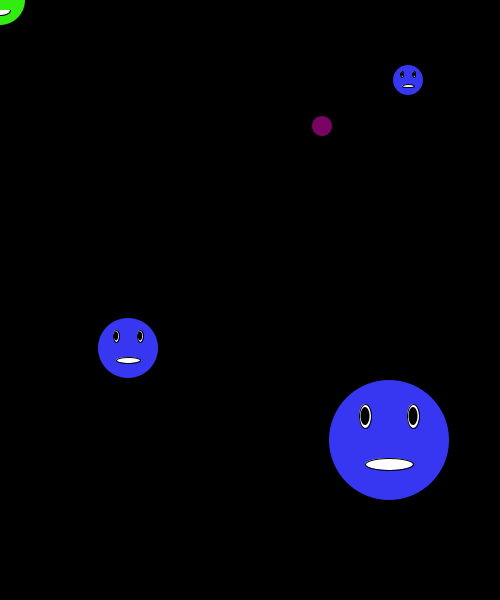
Frame 1 (no input)
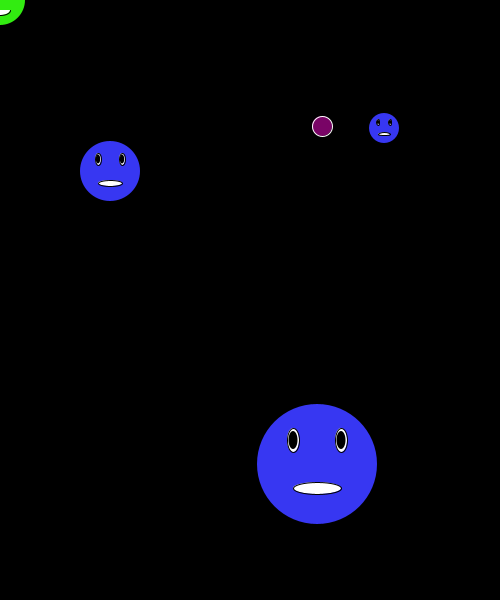
Frame 60 (the mouse pressed at the canvas centre just before this capture)
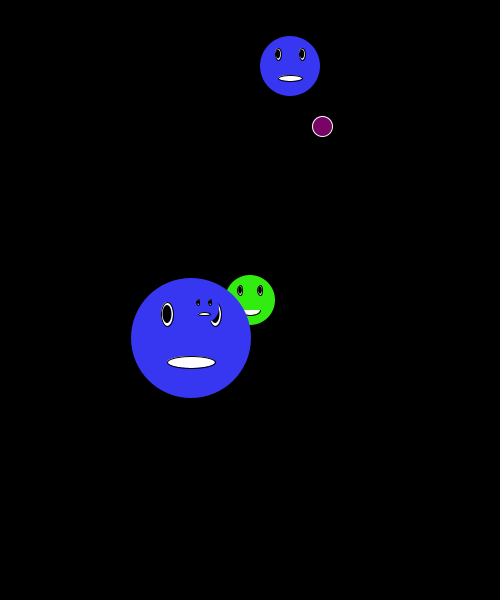
Frame 120 (the mouse held since frame 60 and released just before this capture)

The Processing sketch that drew these frames (run headless with seeded random() and noise(); from frame 60 on, the mouse is pressed at the canvas centre):

// Processing sketch: CatchGame
// ── CatchGame.pde
long t1,t2;
int points,Ex,Ey,Mx,My,PDiameter,EDiameter,BDiameter1,BDiameter2,BDiameter3,Bx1,By1,Bx2,By2,Bx3,By3,BRed,BGreen,BBlue,MRed,MGreen,MBlue,RRed,RGreen,RBlue,stepX1,stepY1,stepX2,stepY2,stepX3,stepY3;
boolean caught=true,out=false,isImmune;
void setup(){
  size(500,600);
 frameRate(60);    
  isImmune=true;
  points=0;
  
  stepX1=3;
  stepY1=3;
  stepX2=3;
  stepY2=3;
  stepX3=3;
  stepY3=3;
  
  BDiameter1=120;  
  BDiameter2=60;
  BDiameter3=30;
  PDiameter=50;
  EDiameter=20;
  
  
  Bx1=(int)(Math.random()*(width-(BDiameter1/2)-(BDiameter1/2)+1))+BDiameter1/2;
  By1=(int)(Math.random()*(height-(BDiameter1/2)-(BDiameter1/2)+1))+BDiameter1/2;
  do{
     Bx2=(int)(Math.random()*(width-(BDiameter2/2)-(BDiameter2/2)+1))+BDiameter2/2;
     By2=(int)(Math.random()*(height-(BDiameter2/2)-(BDiameter2/2)+1))+BDiameter2/2;
  }while((calcDist(Bx1,By1,Bx2,By2)<=(BDiameter1+BDiameter2)/2));
  do{
     Bx3=(int)(Math.random()*(width-(BDiameter3/2)-(BDiameter3/2)+1))+BDiameter3/2;
     By3=(int)(Math.random()*(height-(BDiameter3/2)-(BDiameter3/2)+1))+BDiameter3/2;
  }while(((calcDist(Bx1,By1,Bx3,By3)<=(BDiameter1+BDiameter3)/2)) && ((calcDist(Bx2,By2,Bx3,By3)<=(BDiameter2+BDiameter3)/2)));
    
  MRed=50;
  MGreen=236;
  MBlue=17;
  
  BRed=55;
  BGreen=55;
  BBlue=242;
  t1=System.currentTimeMillis();
}
void draw(){
  clr();   
  getPos();
  isOut(); 
  checkEnemyCaught();
  drawCatcher(false); 
  checkImmunity();
  drawBall1();
  drawBall2();
  drawBall3();  
  enemyCaught();
}

void generateRandomEnemy(){
  Ex=(int)(Math.random()*((width-20)-(20)+1))+(20);
  Ey=(int)(Math.random()*((height-20)-(20)+1))+(20);
  
  RRed=(int)(Math.random()*256);
  RGreen=(int)(Math.random()*256);
  RBlue=(int)(Math.random()*256);
  noStroke();
  fill(RRed,RGreen,RBlue);
  circle(Ex,Ey,EDiameter);
}

void drawBall1(){
  noStroke();
  fill(BRed,BGreen,BBlue);
  circle(Bx1,By1,BDiameter1);
  drawFace(Bx1,By1,BDiameter1/2);
  Bx1+=stepX1;
  By1+=stepY1;
  if((!isImmune) && calcDist(Bx1,By1,Mx,My)<(BDiameter1+PDiameter)/2-(0.1*BDiameter1)){
    selfCaught();
  }
  if(Bx1>width-BDiameter1/2 || Bx1<BDiameter1/2){
    stepX1*=-1;
    Bx1+=stepX1;
  }
  if(By1>height-BDiameter1/2 || By1<BDiameter1/2){
    stepY1*=-1;
    By1+=stepY1;
  }   
  if(calcDist(Bx1,By1,Bx2,By2)<=(BDiameter1+BDiameter2)/2){
    stepX1*=-1;
    stepY1*=-1;
    stepX2*=-1;
    stepY2*=-1;
  }
  if(calcDist(Bx1,By1,Bx3,By3)<=(BDiameter1+BDiameter3)/2){
    stepX1*=-1;
    stepY1*=-1;
    stepX3*=-1;
    stepY3*=-1;
  }
}
     
  

void drawBall2(){
  noStroke();
  fill(BRed,BGreen,BBlue);
  circle(Bx2,By2,BDiameter2);
  drawFace(Bx2,By2,BDiameter2/2);
  Bx2-=stepX2;
  By2-=stepY2;
  if((!isImmune) && calcDist(Bx2,By2,Mx,My)<(BDiameter2+PDiameter)/2-(0.1*BDiameter2)){
    selfCaught();
  }
  if(Bx2>width-BDiameter2/2 || Bx2<BDiameter2/2){
    stepX2*=-1;
    Bx2-=stepX2;
  }
  if(By2>height-BDiameter2/2 || By2<BDiameter2/2){
    stepY2*=-1;
    By2-=stepY2;
  }  
  if(calcDist(Bx1,By1,Bx2,By2)<=(BDiameter1+BDiameter2)/2){
    stepX1*=-1;
    stepY1*=-1;
    stepX2*=-1;
    stepY2*=-1;
  }
  if(calcDist(Bx3,By3,Bx2,By2)<=(BDiameter3+BDiameter2)/2){
    stepX3*=-1;
    stepY2*=-1;
    stepX2*=-1;
    stepY2*=-1;
  }
}

void drawBall3(){
  noStroke();
  fill(BRed,BGreen,BBlue);
  circle(Bx3,By3,BDiameter3);
  drawFace(Bx3,By3,BDiameter3/2);
  Bx3+=stepX3;
  By3-=stepY3;
  if((!isImmune) && calcDist(Bx3,By3,Mx,My)<(BDiameter3+PDiameter)/2-(0.1*BDiameter3)){
    selfCaught();
  }
  if(Bx3>width-BDiameter3/2 || Bx3<BDiameter3/2){
    stepX3*=-1;
    Bx3+=stepX3;
  }
if(By3>height-BDiameter3/2 || By3<BDiameter3/2){
    stepY3*=-1;
    By3-=stepY3;
  }  
  if(calcDist(Bx1,By1,Bx3,By3)<=(BDiameter1+BDiameter3)/2){
    stepX1*=-1;
    stepY1*=-1;
    stepX3*=-1;
    stepY3*=-1;
  }
  if(calcDist(Bx3,By3,Bx2,By2)<=(BDiameter3+BDiameter2)/2){
    stepX3*=-1;
    stepY3*=-1;
    stepX2*=-1;
    stepY2*=-1;
  }
}
void selfCaught(){
  MRed=253;
  MGreen=6;
  MBlue=0;
  drawCatcher(false);
  System.out.println("Enemy Caught You !! Game Over !!");
  t2=System.currentTimeMillis();
  calcPoints();
  noLoop();
}
void fenceCheck(){
  if(!isImmune && (Mx<20 || My<20 || Mx>width-20 || My>height-20)){
    MRed=253;
    MGreen=6;
    MBlue=0;
    //rect(0,0,width,height);
    //changeFaceToHappy();
    drawCatcher(false);
    System.out.println("You Touched Electric Fence !! Game Over !!");
    calcPoints();
    noLoop();
  }  
}

void drawCatcher(boolean Sad){
  noStroke();
  fill(/*15,232,249*/MRed,MGreen,MBlue);
  circle(Mx,My,PDiameter);
  if(!Sad)
     drawPieMouth(Mx,My,PDiameter/2);
  else
     drawSadMouth(Mx,My,PDiameter/2);
  drawEyes(Mx,My,PDiameter/2);
}
void drawSadMouth(int x,int y,int radius){
  stroke(0);
  fill(255);
  arc(x,y+(0.4*radius),0.8*radius,0.4*radius,0,2*PI);
}
void drawFace(int x,int y,int radius){
  drawEllipseMouth(x,y,radius);
  drawEyes(x,y,radius);
}
void drawEllipseMouth(int x,int y,int radius){
  stroke(0);
  fill(255);
  /*arc(x,y+(0.4*radius),0.8*radius,0.4*radius,0,PI);*/
  ellipse(x,y+(0.4*radius),0.8*radius,0.2*radius);//mouth
}
void drawEyes(int x,int y,int radius){
  stroke(0);
  fill(255);
  ellipse((x+0.4*radius),(y-0.4*radius),0.2*radius,0.4*radius);//outer eyes
  ellipse((x-0.4*radius),(y-0.4*radius),0.2*radius,0.4*radius);
  noStroke();
  fill(0);
  ellipse((x+0.4*radius),(y-0.4*radius),0.15*radius,0.3*radius);//inner eyes
  ellipse((x-0.4*radius),(y-0.4*radius),0.15*radius,0.3*radius);
}
void drawPieMouth(int x,int y,int radius){
  stroke(0);
  fill(255);
  arc(x,y+(0.4*radius),0.8*radius,0.4*radius,0,PI);
}
void enemyCaught(){
  if(calcDist(Ex,Ey,Mx,My)<=(EDiameter+PDiameter)/2){
     points+=50;
     System.out.println("You Caught Enemy. Points:"+points);
     caught=true;
   }
}
void checkEnemyCaught(){
  if(caught){
     generateRandomEnemy();
     caught=false;
  }
  else{
    fill(RRed,RGreen,RBlue);
    stroke(255);
    circle(Ex,Ey,EDiameter);
  }
}


void checkImmunity(){
  if(isImmune && (System.currentTimeMillis()-t1>=5000)){ 
    isImmune=false;
    MRed=254;
    MGreen=249;
    MBlue=44;
  }
}

void isOut(){
  if(out)
    fenceCheck();
  else if(mouseX>20 && mouseY>20){
    out=true;
  }
}

void changeFaceToHappy(){
  drawHappyMouth(Bx1,By1,BDiameter1/2);
  drawHappyMouth(Bx2,By2,BDiameter2/2);
  drawHappyMouth(Bx3,By3,BDiameter3/2);
}
void drawHappyMouth(int x,int y,int radius){
  stroke(0);
  fill(255);
  arc(x,y+(0.4*radius),0.8*radius,0.4*radius,0,PI);
}

void clr(){
  noStroke();
  fill(0);
  rect(0,0,width,height);
}
void getPos(){
  Mx=mouseX;
  My=mouseY;
}
double calcDist(int x1,int y1,int x2,int y2){
  return (Math.sqrt(Math.pow(x2-x1,2)+Math.pow(y2-y1,2)));     
}
void calcPoints(){
  System.out.println("Your Total Points: "+points);
  float time=(t2-t1)/1000;
  System.out.println("Total Time Taken Is"+time+"Seconds");
}
/*int B1[],B2[],B3[];
  B1[0]=120;
  B1[1]=(int)(Math.random()*(width-(BDiameter1/2)-(BDiameter1/2)+1))+BDiameter1/2;
  B1[2]=(int)(Math.random()*(height-(BDiameter1/2)-(BDiameter1/2)+1))+BDiameter1/2;
  B1[3]=3;
  B1[4]=3;
  
  B2[0]=120;  
  do{
     B2[1]=(int)(Math.random()*(width-(BDiameter1/2)-(BDiameter1/2)+1))+BDiameter1/2;
     B2[2]=(int)(Math.random()*(height-(BDiameter1/2)-(BDiameter1/2)+1))+BDiameter1/2;
  }while((calcDist(Bx1,By1,Bx2,By2)<=(BDiameter1+BDiameter2)/2));
  B2[3]=3;
  B2[4]=3;
  
  B3[0]=120;
  do{
     B3[1]=(int)(Math.random()*(width-(BDiameter1/2)-(BDiameter1/2)+1))+BDiameter1/2;
     B3[2]=(int)(Math.random()*(height-(BDiameter1/2)-(BDiameter1/2)+1))+BDiameter1/2;
  }while(((calcDist(Bx1,By1,Bx3,By3)<=(BDiameter1+BDiameter3)/2)) && ((calcDist(Bx2,By2,Bx3,By3)<=(BDiameter2+BDiameter3)/2)));  
  B3[3]=3;
  B3[4]=3;*/
